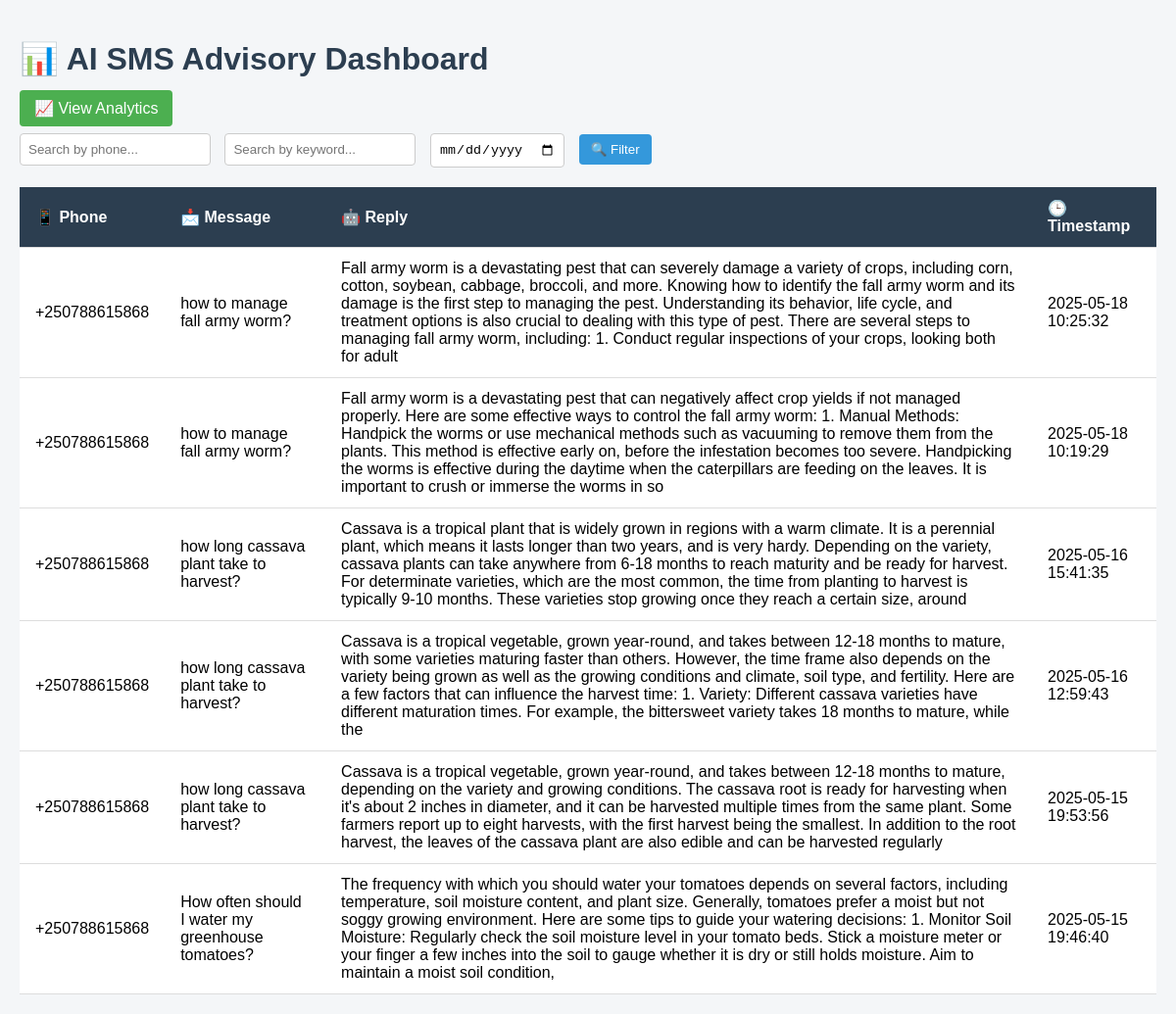
Page /dashboard (signed in) on the earlier database version.
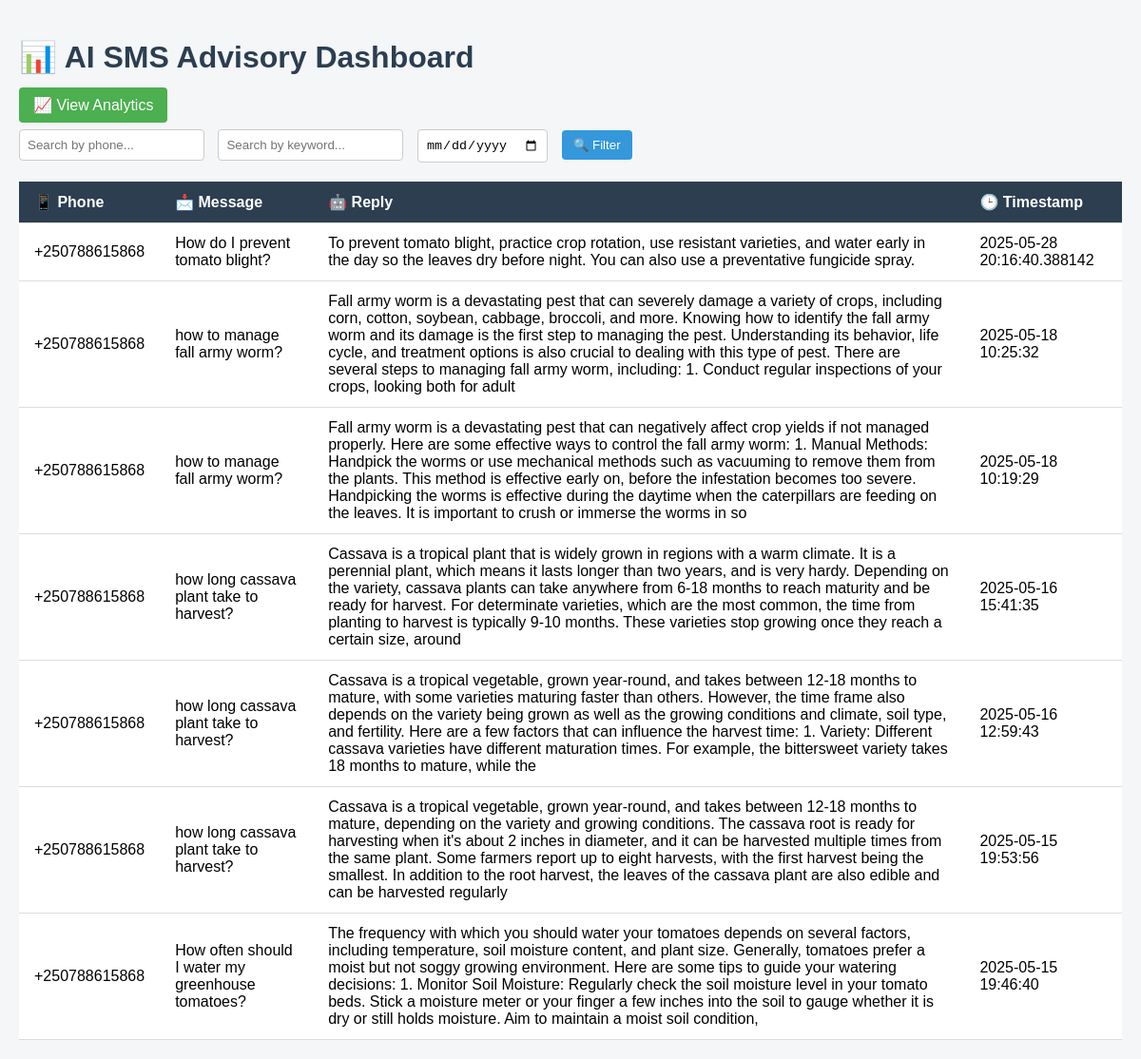
Same page on the later database version.
### app.py (models this page shows)
class Message(Base):
    __tablename__ = "messages"
    id = Column(Integer, primary_key=True, index=True)
    phone = Column(String)
    text = Column(Text)
    reply = Column(Text)
    timestamp = Column(DateTime, default=datetime.utcnow)

### app.py (the view)
@app.route("/dashboard")
def dashboard():
    if not session.get("logged_in"):
        return redirect(url_for("login"))
    phone = request.args.get("phone", "").strip()
    keyword = request.args.get("keyword", "").strip()
    date = request.args.get("date", "").strip()
    db = SessionLocal()
    query = db.query(Message)
    if phone:
        query = query.filter(Message.phone.ilike(f"%{phone}%"))
    if keyword:
        query = query.filter((Message.text.ilike(f"%{keyword}%")) | (Message.reply.ilike(f"%{keyword}%")))
    if date:
        query = query.filter(func.date(Message.timestamp) == date)
    messages = query.order_by(Message.timestamp.desc()).all()
    db.close()
    return render_template("dashboard.html", messages=messages)

### templates/dashboard.html (shortened to what this page needs)
<!DOCTYPE html>
<html lang="en">
<head>
    <link rel="stylesheet" href="{{ url_for('static', filename='style.css') }}">
</head>
<body>
    <div class="container">
        <h1>📊 AI SMS Advisory Dashboard</h1>
                  <div style="margin-bottom: 1rem;">
                       <a href="{{ url_for('analytics') }}" style="background-color: #4CAF50; color: white; padding: 10px 15px; text-decoration: none; border-radius: 4px;">
                📈 View Analytics
            </a>
        </div>
        <form method="get" class="filter-form">
            <input type="text" name="phone" placeholder="Search by phone..." value="{{ request.args.get('phone', '') }}">
            <input type="text" name="keyword" placeholder="Search by keyword..." value="{{ request.args.get('keyword', '') }}">
            <input type="date" name="date" value="{{ request.args.get('date', '') }}">
            <button type="submit">🔍 Filter</button>
        </form>
        <table>
            <thead>
                <tr>
                    <th>📱 Phone</th>
                    <th>📩 Message</th>
                    <th>🤖 Reply</th>
                    <th>🕒 Timestamp</th>
                </tr>
            </thead>
            <tbody>
                {% for msg in messages %}
                <tr>
                    <td>{{ msg.phone }}</td>
                    <td>{{ msg.text }}</td>
                    <td>{{ msg.reply }}</td>
                    <td>{{ msg.timestamp }}</td>
                </tr>
                {% endfor %}
            </tbody>
        </table>
    </div>
</body>
</html>

Differences in the rows shown:
added Message: phone "+250788615868", text "How do I prevent tomato blight?", reply "To prevent tomato blight, practice crop rotation, use resistant varieties, and water early in the day so the leaves dry before night. You can also use a preventative fungicide spray.", timestamp "2025-05-28 20:16:40.388142"
